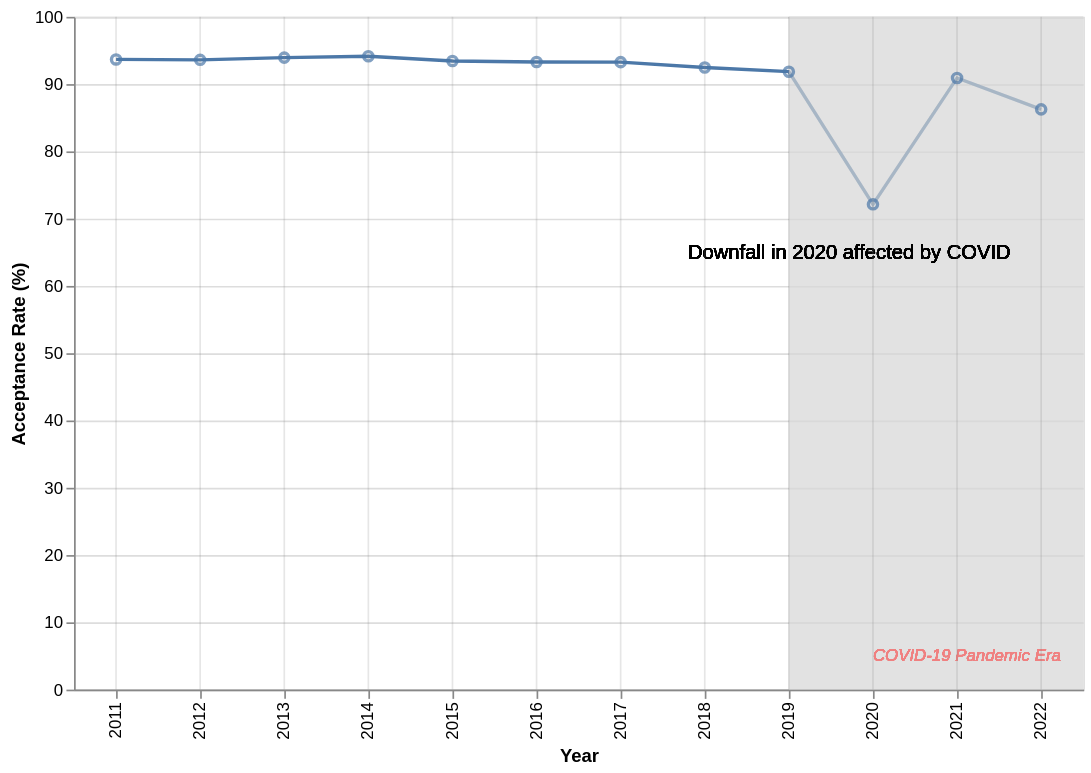

Express this chart as Vega-Lite.
### Vega-Lite specification from a JSON file in a GitHub repository (floating-point values rounded to 4 significant figures)
{"$schema": "https://vega.github.io/schema/vega-lite/v5.json", "width": 600, "height": 400, "data": {"values": [{"year": "2011", "value": 93.67}, {"year": "2012", "value": 93.61}, {"year": "2013", "value": 93.94}, {"year": "2014", "value": 94.15}, {"year": "2015", "value": 93.43}, {"year": "2016", "value": 93.29}, {"year": "2017", "value": 93.26}, {"year": "2018", "value": 92.46}, {"year": "2019", "value": 91.85}, {"year": "2020", "value": 72.13}, {"year": "2021", "value": 90.92}, {"year": "2022", "value": 86.25}]}, "layer": [{"mark": "line", "encoding": {"x": {"field": "year", "type": "ordinal", "title": "Year"}, "y": {"field": "value", "type": "quantitative", "title": "Acceptance Rate (%)"}}}, {"mark": {"type": "rect", "color": "lightgray"}, "encoding": {"x": {"value": 425}, "x2": {"value": 600}, "y": {"value": 0}, "y2": {"value": 400}, "opacity": {"value": 0.09}}}, {"mark": {"type": "text", "align": "left", "baseline": "middle", "fontSize": 12, "dx": 5}, "encoding": {"text": {"value": "Downfall in 2020 affected by COVID"}, "x": {"value": 360}, "y": {"value": 140}, "opacity": {"value": 1}}}, {"mark": {"type": "text", "align": "left", "fontStyle": "italic", "baseline": "middle", "color": "lightcoral", "fontSize": 10, "dx": 5}, "encoding": {"text": {"value": "COVID-19 Pandemic Era"}, "x": {"value": 470}, "y": {"value": 380}, "opacity": {"value": 1}}}, {"mark": "point", "encoding": {"x": {"field": "year", "type": "ordinal"}, "y": {"field": "value", "type": "quantitative"}}}, {"mark": {"type": "rule", "color": "gray"}, "encoding": {"x": {"field": "year", "type": "ordinal"}, "y": {"value": 0}, "y2": {"value": 400}, "opacity": {"value": 0.2}}}]}
